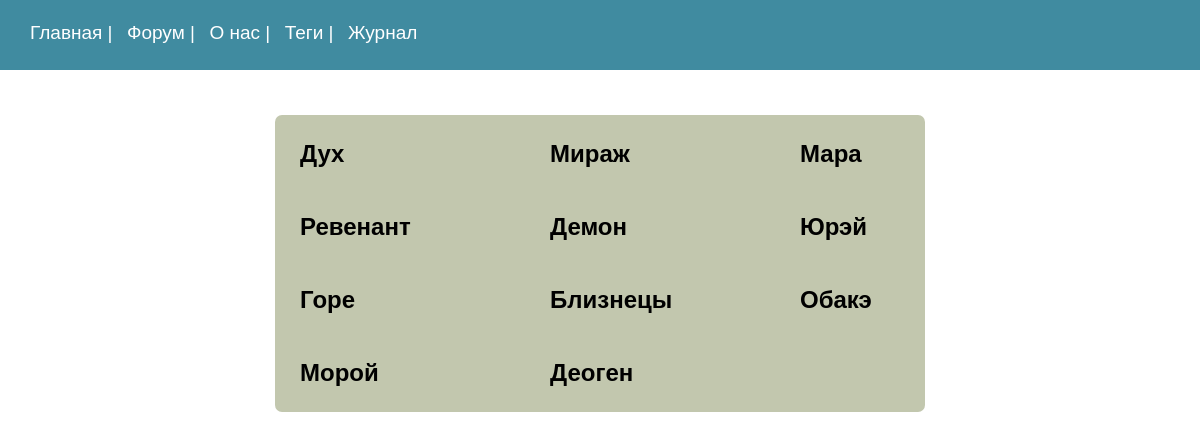
Page /journal on the committed database.
### MainForum/models.py (models this page shows, shortened)
class Ghost(models.Model):
    class Status(models.IntegerChoices):
        HARD = 1, 'Сложные'
        MIDDLE = 2, 'Средние'
        EASY = 3, 'Легкие'
    name = models.CharField(max_length=40)
    slug = models.SlugField(max_length=120, unique=True, db_index=True)
    number = models.IntegerField()
    category = models.ForeignKey(Ghost_category, choices=Status.choices, on_delete=models.PROTECT, default=Status.EASY, related_name='ghosts')
    description = models.TextField(max_length=500)
    tags = models.ManyToManyField('TagGhost', blank=True, related_name='tags')
    def get_absolute_url(self):
        return  reverse('slug_ghost', kwargs={'ghost_slug': self.slug})

### MainForum/views.py (the view)
# urls.py: path('journal',views.Journal.as_view(),name = 'journal'),
class Journal(ListView):
    model = Ghost
    template_name = 'MainForum/journal.html'
    context_object_name = 'all_ghosts'
    allow_empty = False
    def get_queryset(self):
        return Ghost.objects.all().order_by('number')

### MainForum/templates/MainForum/journal.html (shortened to what this page needs)
{% extends 'MainForum/base.html' %}
{% block content %}
<div class = 'journal_wrapper'>
    {% for i in all_ghosts %}
        <a class = "ref" href="{{ i.get_absolute_url }}"><h2>{{ i.name }}</h2></a>
    {% endfor %}
</div>
{% endblock %}

### MainForum/static/MainForum/css/styles.css (style rules this page uses)
* { font-family:'Arial'; margin:0; padding:0; }
.ref { text-decoration:none; color:black; }
.journal_wrapper { display:grid; grid-template-columns: 100px 100px 100px; grid-column-gap: 150px; margin:45px auto; grid-row-gap: 45px; width:min-content; background-color:#c2c7ae; padding:25px; border-radius:7px }

### rows in the picture
Ghost: name "Дух"
Ghost: name "Мираж"
Ghost: name "Мара"
Ghost: name "Ревенант"
Ghost: name "Демон"
Ghost: name "Юрэй"
Ghost: name "Горе"
Ghost: name "Близнецы"
Ghost: name "Обакэ"
Ghost: name "Морой"
Ghost: name "Деоген"
